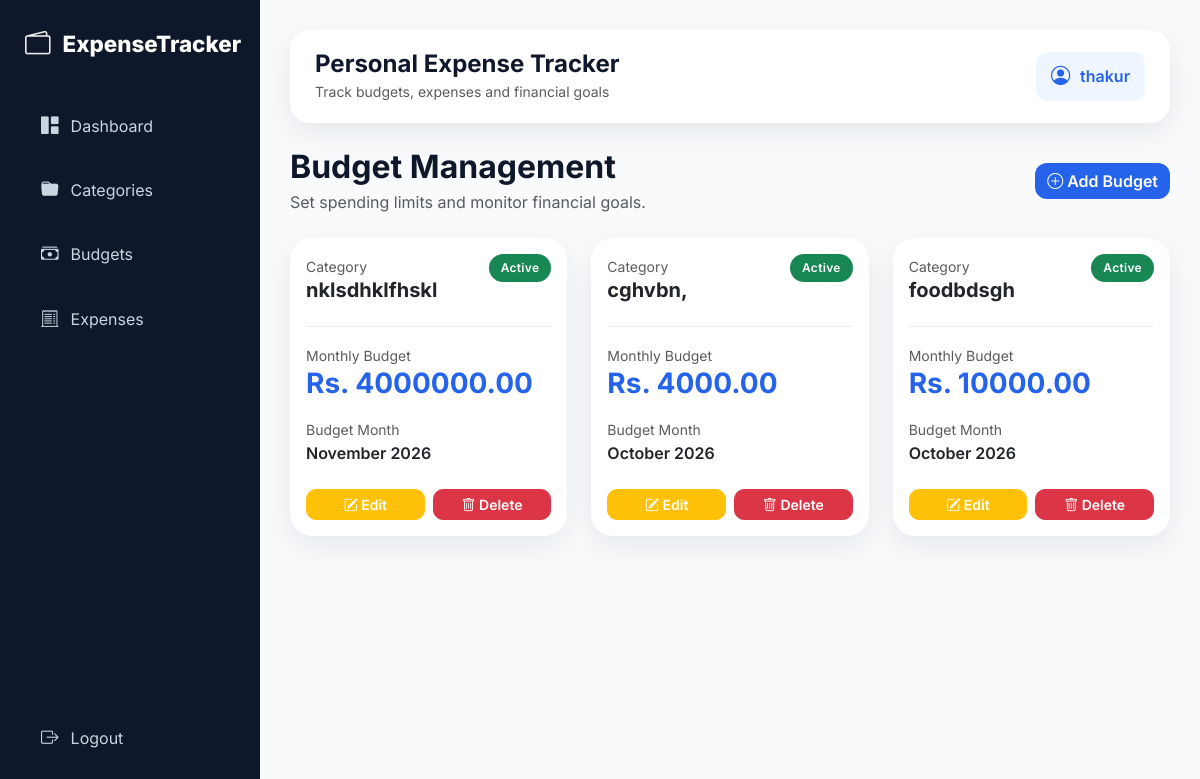
The page /budgets/ (signed in) on the database its author committed.
### expenses/models.py (models this page shows, shortened)
class Budget(models.Model):
    user = models.ForeignKey(settings.AUTH_USER_MODEL, on_delete=models.CASCADE, related_name="budgets")
    category = models.ForeignKey(Category, on_delete=models.CASCADE, related_name="budgets")
    monthly_limit = models.DecimalField(max_digits=10, decimal_places=2)
    month_year = models.DateField()
    class Meta:
        unique_together = ("user", "category", "month_year")
        ordering = ["-month_year", "category__name"]

class Category(models.Model):
    user = models.ForeignKey(settings.AUTH_USER_MODEL, on_delete=models.CASCADE, related_name="categories")
    name = models.CharField(max_length=120)
    description = models.TextField(blank=True)
    class Meta:
        unique_together = ("user", "name")
        ordering = ["name"]

### expenses/views.py (the view)
# urls.py: path("budgets/", views.budget_list, name="budget_list"),
@login_required
def budget_list(request):
    return render(request, "budget/budget_list.html", {"budgets": Budget.objects.filter(user=request.user).select_related("category")})

### templates/budget/budget_list.html (shortened to what this page needs)
{% extends "base.html" %}
{% block content %}
<div class="d-flex justify-content-between align-items-center mb-4">
    <div>
        <h2 class="fw-bold mb-1">
            Budget Management
        </h2>
        <p class="text-muted mb-0">
            Set spending limits and monitor financial goals.
        </p>
    </div>
    <a href="{% url 'budget_create' %}" class="btn btn-primary">
        <i class="bi bi-plus-circle"></i>
        Add Budget
    </a>
</div>
{% if budgets %}
<div class="row g-4">
    {% for budget in budgets %}
    <div class="col-md-6 col-lg-4">
        <div class="card h-100">
            <div class="card-body">
                <div class="d-flex justify-content-between align-items-start">
                    <div>
                        <small class="text-muted">
                            Category
                        </small>
                        <h5 class="fw-bold">
                            {{ budget.category.name }}
                        </h5>
                    </div>
                    <span class="badge bg-success">
                        Active
                    </span>
                </div>
                <hr>
                <div class="mb-3">
                    <small class="text-muted">
                        Monthly Budget
                    </small>
                    <h3 class="fw-bold text-primary">
                        Rs. {{ budget.monthly_limit }}
                    </h3>
                </div>
                <div class="mb-4">
                    <small class="text-muted">
                        Budget Month
                    </small>
                    <p class="mb-0 fw-semibold">
                        {{ budget.month_year|date:"F Y" }}
                    </p>
                </div>
                <div class="d-flex gap-2">
                    <a href="{% url 'budget_update' budget.id %}"
                       class="btn btn-warning btn-sm">
                        <i class="bi bi-pencil-square"></i>
                        Edit
                    </a>
                    <a href="{% url 'budget_delete' budget.id %}"
                       class="btn btn-danger btn-sm">
                        <i class="bi bi-trash"></i>
                        Delete
                    </a>
                </div>
            </div>
        </div>
    </div>
    {% endfor %}
</div>
{% endif %}
{% endblock %}

### templates/base.html (shortened to what this page needs)
{% load static %}
<!DOCTYPE html>
<html lang="en">
<head>
    <link href="https://cdn.jsdelivr.net/npm/bootstrap@5.3.3/dist/css/bootstrap.min.css" rel="stylesheet">
    <link rel="stylesheet" href="https://cdn.jsdelivr.net/npm/bootstrap-icons@1.11.3/font/bootstrap-icons.css">
    <link rel="stylesheet" href="{% static 'css/style.css' %}">
</head>
<body>
{% if user.is_authenticated %}
<div class="app-layout">
    <aside class="sidebar">
        <div>
            <div class="logo">
                <i class="bi bi-wallet2"></i>
                <span>ExpenseTracker</span>
            </div>
            <div class="nav-section">
                <a href="{% url 'dashboard' %}" class="sidebar-link">
                    <i class="bi bi-grid-1x2-fill"></i>
                    <span>Dashboard</span>
                </a>
                <a href="{% url 'category_list' %}" class="sidebar-link">
                    <i class="bi bi-folder-fill"></i>
                    <span>Categories</span>
                </a>
                <a href="{% url 'budget_list' %}" class="sidebar-link">
                    <i class="bi bi-cash-stack"></i>
                    <span>Budgets</span>
                </a>
                <a href="{% url 'expense_list' %}" class="sidebar-link">
                    <i class="bi bi-receipt-cutoff"></i>
                    <span>Expenses</span>
                </a>
            </div>
        </div>
        <div class="sidebar-footer">
            <a href="{% url 'logout' %}" class="sidebar-link logout-link">
                <i class="bi bi-box-arrow-right"></i>
                <span>Logout</span>
            </a>
        </div>
    </aside>
    <main class="content">
        <div class="topbar">
            <div>
                <h4 class="mb-0 fw-bold">Personal Expense Tracker</h4>
                <small class="text-muted">Track budgets, expenses and financial goals</small>
            </div>
            <div class="user-badge">
                <i class="bi bi-person-circle"></i>
                <span>{{ user.username }}</span>
            </div>
        </div>
{% else %}
<main class="auth-content">
    {% include "partials/messages.html" %}
{% endif %}
{% block content %}{% endblock %}
{% if user.is_authenticated %}
    </main>
</div>
{% else %}
</main>
{% endif %}
</body>
</html>

### static/css/style.css (style rules this page uses)
:root { --primary: #2563eb; --primary-dark: #1d4ed8; --success: #22c55e; --warning: #f59e0b; --danger: #ef4444; --dark: #0f172a; --dark-light: #1e293b; --background: #f8fafc; --card-bg: #ffffff; --text: #0f172a; --muted: #64748b; --border: #e2e8f0; --shadow: 0 10px 30px rgba(15, 23, 42, 0.08); }
* { margin: 0; padding: 0; box-sizing: border-box; }
body { font-family: 'Inter', sans-serif; background: var(--background); color: var(--text); }
.app-layout { display: flex; min-height: 100vh; }
.sidebar { width: 260px; background: var(--dark); min-height: 100vh; position: fixed; left: 0; top: 0; padding: 25px; display: flex; flex-direction: column; justify-content: space-between; }
.logo { color: white; font-size: 1.4rem; font-weight: 800; display: flex; align-items: center; gap: 12px; margin-bottom: 35px; }
.logo i { font-size: 1.6rem; }
.nav-section { flex: 1; }
.sidebar-link { display: flex; align-items: center; gap: 12px; text-decoration: none; color: #cbd5e1; padding: 14px 16px; border-radius: 14px; margin-bottom: 10px; transition: all 0.3s ease; }
.sidebar-link i { font-size: 1.1rem; }
.content { margin-left: 260px; width: calc(100% - 260px); padding: 30px; }
.topbar { background: white; border-radius: 20px; padding: 20px 25px; margin-bottom: 25px; box-shadow: var(--shadow); display: flex; justify-content: space-between; align-items: center; }
.user-badge { display: flex; align-items: center; gap: 10px; background: #eff6ff; color: var(--primary); padding: 10px 15px; border-radius: 12px; font-weight: 600; }
.user-badge i { font-size: 1.2rem; }
.card { border: none !important; border-radius: 22px !important; background: var(--card-bg); box-shadow: var(--shadow); overflow: hidden; transition: all 0.3s ease; }
.btn { border-radius: 12px; font-weight: 600; }
.btn-primary { background: var(--primary); border: none; }
.btn-warning { color: white; }
.btn-sm { border-radius: 10px; }
.badge { padding: 8px 12px; border-radius: 999px; font-weight: 600; }
.card h5 { font-weight:700; }
.card .btn { flex:1; }
.card hr { opacity:.08; }
.bi-folder, .bi-wallet2, .bi-receipt-cutoff { opacity:.9; }
.card h3 { font-weight:800; }
.text-primary { color:#2563eb !important; }
.badge { letter-spacing:.3px; }

### rows shown on the page
Budget: category.name "nklsdhklfhskl", monthly_limit "4000000.00", month_year "November 2026"
Budget: category.name "cghvbn,", monthly_limit "4000.00", month_year "October 2026"
Budget: category.name "foodbdsgh", monthly_limit "10000.00", month_year "October 2026"

### other values the page prints
{{ user.username }} "thakur"
